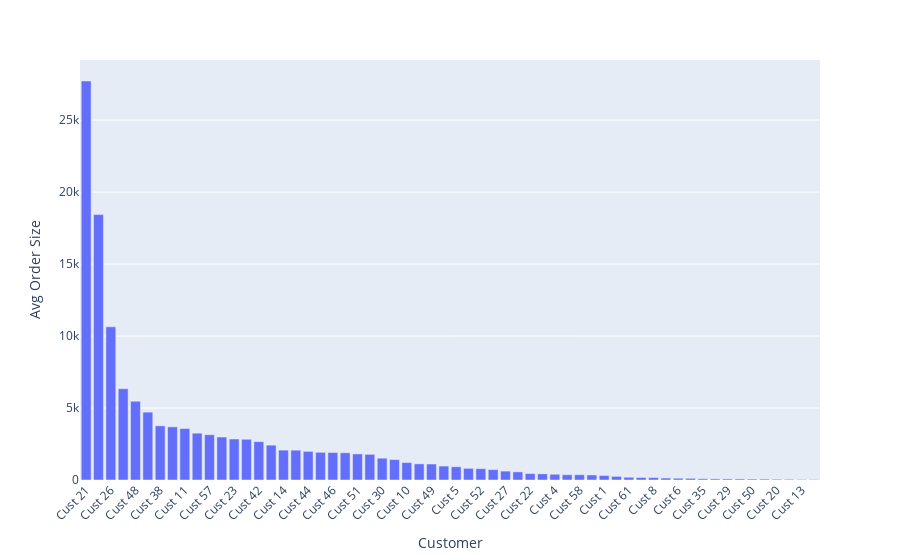

Notebook cell for this chart:
### Markdown cell above
# Bar Chart of Avg Order Size by Customer

### Code cell
df_fig3 = df_mod.sort_values(by='Avg Order Size', ascending=False)
fig3 = px.bar(df_fig3, x='Customer', y='Avg Order Size')
fig3.update_xaxes(tickangle=-45)
fig3.show()

### Figure 1 — Plotly figure (JSON) as saved in the notebook; plotly's stock layout.template omitted (floating-point values rounded to 4 significant figures)
{"data": [{"alignmentgroup": "True", "hovertemplate": "Customer=%{x}<br>Avg Order Size=%{y}<extra></extra>", "legendgroup": "", "marker": {"color": "#636efa", "pattern": {"shape": ""}}, "name": "", "offsetgroup": "", "orientation": "v", "showlegend": false, "textposition": "auto", "type": "bar", "x": ["Cust 21", "Cust 47", "Cust 26", "Cust 12", "Cust 48", "Cust 37", "Cust 38", "Cust 36", "Cust 11", "Cust 34", "Cust 57", "Cust 55", "Cust 23", "Cust 7", "Cust 42", "Cust 53", "Cust 14", "Cust 39", "Cust 44", "Cust 31", "Cust 46", "Cust 19", "Cust 51", "Cust 16", "Cust 30", "Cust 33", "Cust 10", "Cust 59", "Cust 49", "Cust 54", "Cust 5", "Cust 43", "Cust 52", "Cust 41", "Cust 27", "Cust 45", "Cust 22", "Cust 56", "Cust 4", "Cust 25", "Cust 58", "Cust 40", "Cust 1", "Cust 15", "Cust 61", "Cust 9", "Cust 8", "Cust 2", "Cust 6", "Cust 3", "Cust 35", "Cust 24", "Cust 29", "Cust 32", "Cust 50", "Cust 18", "Cust 20", "Cust 28", "Cust 13", "Cust 17"], "xaxis": "x", "y": [27720.0, 18440.0, 10640.0, 6342.0, 5471.0, 4715.0, 3763.0, 3693.0, 3576.0, 3253.0, 3144.0, 2985, 2848.0, 2830.0, 2662.0, 2420.0, 2076.0, 2072.0, 1989.0, 1923.0, 1908, 1891.0, 1812.0, 1783.0, 1515.0, 1418.0, 1210.0, 1120.0, 1111.0, 967.9, 919.9, 810, 789.4, 722.1, 618.5, 563.7, 445.9, 426.7, 398.2, 367, 365.2, 348.9, 312.3, 252.3, 189.8, 170.9, 167.5, 136.3, 121.4, 113.9, 86.8, 78, 76.5, 74.5, 66.4, 64.9, 54.3, 49.3, 38, 30.9], "yaxis": "y"}], "layout": {"barmode": "relative", "legend": {"tracegroupgap": 0}, "margin": {"t": 60}, "xaxis": {"anchor": "y", "domain": [0, 1], "tickangle": -45, "title": {"text": "Customer"}}, "yaxis": {"anchor": "x", "domain": [0, 1], "title": {"text": "Avg Order Size"}}}}
